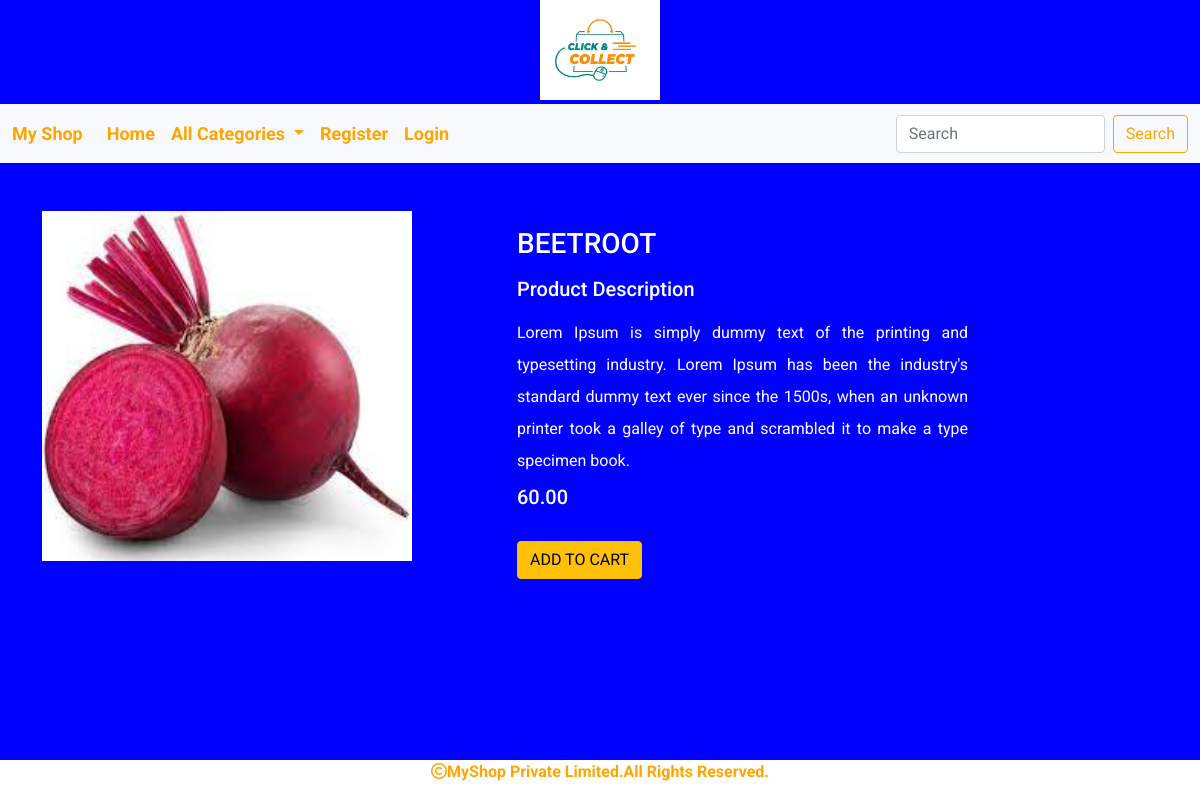
Page /detail/beetroot on the committed database.
### shop/models.py (models this page shows, shortened)
class Product(models.Model):
    pname=models.CharField(max_length=200)
    description=models.TextField()
    image=models.ImageField(upload_to='shop/product',null=True,blank=True)
    price=models.DecimalField(max_digits=10,decimal_places=2)
    category=models.ForeignKey(Category,on_delete=models.CASCADE)
    stock=models.IntegerField()
    available=models.BooleanField(default=True)
    created=models.DateTimeField(auto_now_add=True)
    updated=models.DateTimeField(auto_now=True)

### shop/views.py (the view)
# urls.py: path('detail/<p>',views.detail,name="detail"),
def detail(request,p):
    d=Product.objects.get(pname=p)
    return render(request,'detail.html',{'d':d})

### cart/context_processors.py (called while the page is built, shortened)
def counter(request):
    item_count=0
    return {'count':item_count}

### shop/context_processors.py (called while the page is built)
def menu_links(request):
    links=Category.objects.all()
    return {'links':links}

### templates/detail.html
<!DOCTYPE html>
{% extends 'base.html' %}
{% load static %}
{% block content %}
<div class="container mt-5">
    <div class="row">
        <div class="col-sm-5">
            <img src="{{d.image.url}}" height="350px" width="370px">
        </div>
        <div class="col-sm-5 mt-3">
          <h3 class="text-uppercase text-white mb-3">{{d.pname}}</h3>
            <h5 class="text-white mb-3">Product Description</h5>
            <p class="text-white mb-2" style="text-align:justify;line-height:2">{{d.description}}</p>
            <h5 class="text-white">{{d.price}}</h5>
            {% if user.is_superuser != True %}
            {% if d.stock <= 0 %}
            <h4 class="text-white mt-2" >OUT OF STOCK</h4>
            {% else %}
            <a href="{% url 'cart:add_to_cart' d.pname %}" class="btn btn-warning mt-4">ADD TO CART</a>
            {% endif %}
            {% else %}
            {% if d.stock <= 0 %}
            <a href="{% url 'admin:index' %}" class="btn btn-warning mt-4">ADD STOCK</a>
            {% endif %}
            {% endif %}
        </div>
    </div>
</div>
{% endblock %}

### static/css/style.css (style rules this page uses)
body { background-color:blue; font-family: 'Roboto', sans-serif; }

### rows in the picture
Product: image (picture), pname "BEETROOT", description "Lorem Ipsum is simply dummy text of the printing and typesetting industry. Lorem Ipsum has been the industry's standard dummy text ever since the 1500s, when an unknown printer took a galley of type and scrambled it to make a type specimen book.", price "60.00"
